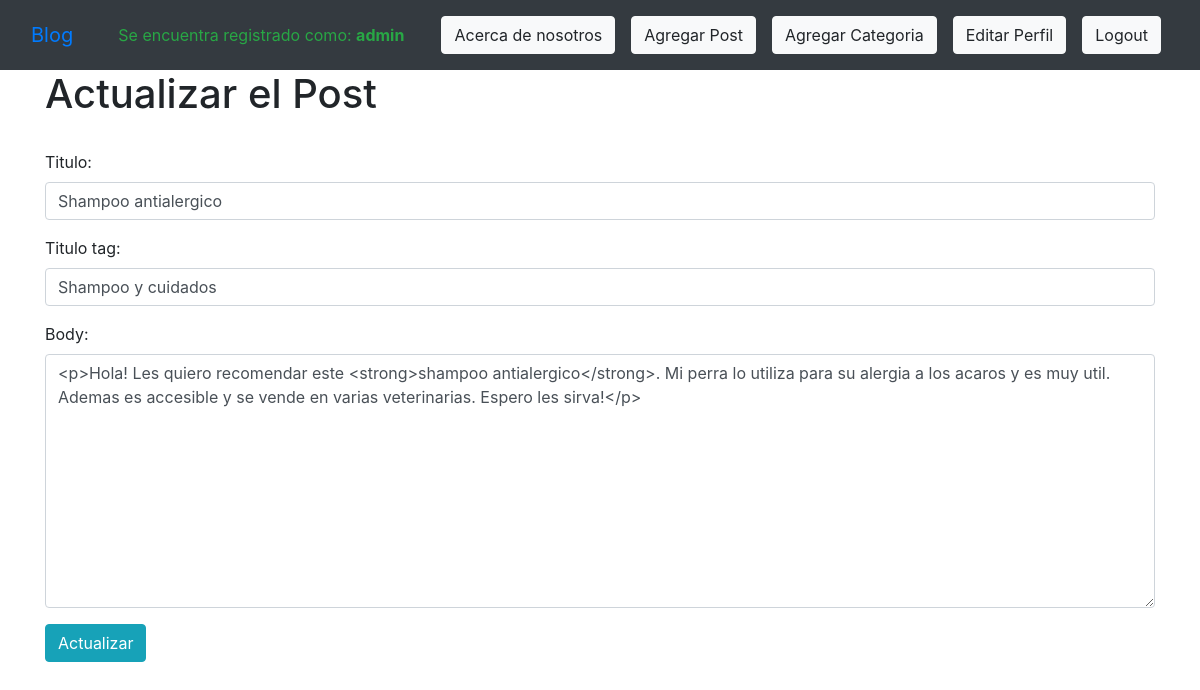
/article/edit/17 (signed in), run on the app's committed database.
### ourblog/models.py (models this page shows, shortened)
class Post(models.Model):
    titulo = models.CharField(max_length=200)
    header_image = models.ImageField(null=True, blank=True, upload_to="images/")
    titulo_tag = models.CharField(max_length=200)
    autor = models.ForeignKey(User, on_delete=models.CASCADE) #Si borro a un user se borran todos las cosas relacionado a este ultimo.
    body = RichTextField(blank=True, null=True)
    post_date = models.DateField(auto_now_add=True)
    categoria = models.CharField(max_length=200, default='coding')

### ourblog/views.py (the view)
# urls.py: path('article/edit/<int:pk>', UpdatePostView.as_view(), name='update_post'),
class UpdatePostView(UpdateView):
    model = Post
    form_class = EditForm
    template_name= 'update_post.html'

### ourblog/forms.py
class EditForm(forms.ModelForm):
    class Meta:
        model = Post
        fields = ('titulo', 'titulo_tag', 'body')
        widgets = {
            'titulo': forms.TextInput(attrs={'class':'form-control'}),
            'titulo_tag': forms.TextInput(attrs={'class':'form-control'}),
            'body': forms.Textarea(attrs={'class':'form-control'}),
        }

### ourblog/templates/update_post.html (shortened to what this page needs)
{% extends 'base.html' %}
{% block content %}
<h1>Actualizar el Post</h1>
{% if user.is_authenticated %}
 {% if user.id == 1 %}
   <br/>
   <div class="form-group">
       <form method="POST">
         {{ form.as_p }}
         <button  class="btn btn-info">Actualizar</button>
       </form>
    </div>
  {% else %}
   No tenes permiso para tomar edicion!!
  {% endif %}
{% else %}
No tenes permiso para editar, registrate o logueate!
{% endif %}
{% endblock %}

### ourblog/templates/base.html (shortened to what this page needs)
<!doctype html>
<html lang="en">
  <head>
    <link rel="stylesheet" href="https://cdn.jsdelivr.net/npm/bootstrap@4.4.1/dist/css/bootstrap.min.css">
  </head>
  <body style = "background-image: url('https://img.freepik.com/free-vector/dog-background-vector-with-cute-pets-illustration_53876-127697.jpg'); height: 100vh;">
    <nav class="navbar navbar-expand-lg bg-dark">
        <div class="container-fluid">
          <a class="navbar-brand" href="{% url 'home' %}">Blog</a>
          {% if user.is_authenticated %}
          <div class="text-success" style="--bs-text-opacity: .5;">Se encuentra registrado como: <b>{{ user.username }}</b></div>
          {% endif%}
          <ul class="nav justify-content-end">
          <div class="collapse navbar-collapse" id="navbarSupportedContent">
            <ul class="navbar-nav me-auto mb-2 mb-lg-0">
              <li class="nav-item">
                <a class="nav-link" href="{% url 'about' %}"><button type="button" class="btn btn-light">Acerca de nosotros</button></a>
            </li>
                {% if user.is_authenticated %}
                  <li class="nav-item">
                      <a class="nav-link" href="{% url 'add_post' %}"><button type="button" class="btn btn-light">Agregar Post</button></a>
                  </li>
                  <li class="nav-item">
                      <a class="nav-link" href="{% url 'add_category' %}"><button type="button" class="btn btn-light">Agregar Categoria</button></a>
                  </li>
                  <li class="nav-item">
                      <a class="nav-link" href="{% url 'profile' %}"><button type="button" class="btn btn-light">Editar Perfil</button></a>
                  </li>
                  <li class="nav-item">
                      <a class="nav-link" href="{% url 'logout' %}"><button type="button" class="btn btn-light">Logout</button></a>
                  </li>
                {% endif%}
            </ul>
           </ul>
          </div>
      </nav>
    <div class="container">
      {% block content %}{% endblock %}
    </div>
  </body>
</html>

### data on the page
Post: titulo "Shampoo antialergico", titulo_tag "Shampoo y cuidados", body "<p>Hola! Les quiero recomendar este <strong>shampoo antialergico</strong>. Mi perra lo utiliza para su alergia a los acaros y es muy util. Ademas es accesible y se vende en varias veterinarias. Espero les sirva!</p>"

### other printed values
{{ user.username }} "admin"
